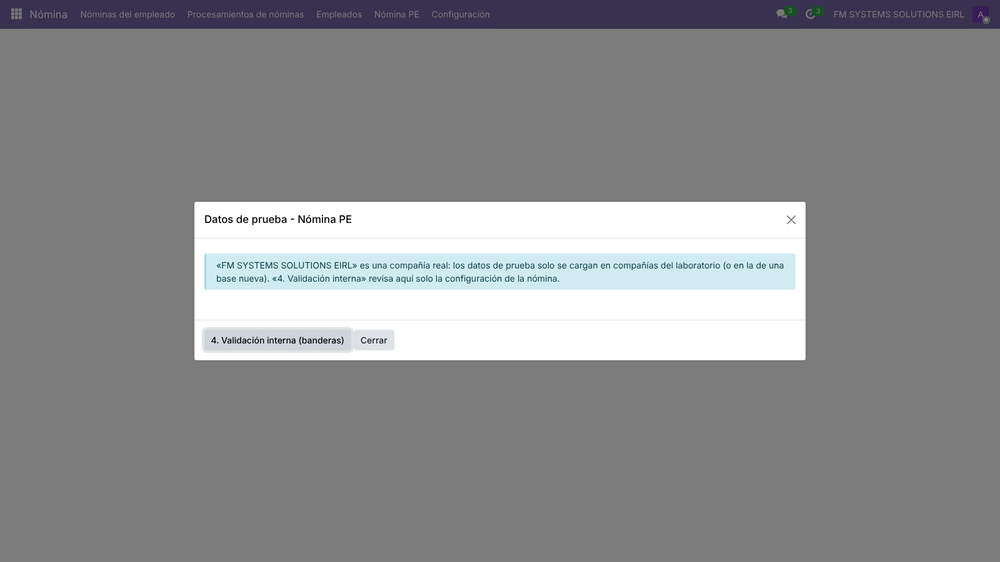
#> input picture manuales_ce/v2/capturas/c02_05_datos_de_prueba_en_fm.png, 1000 x 562 px, shrunk from 1600 x 900 before the run
$ python recortar.py ../capturas/c02_05_datos_de_prueba_en_fm.png
#> lines starting #> are read from the running program, lines starting #| are printed output that depends on the picture
# Recorta el espacio vacío de abajo (y de la derecha en los informes) de las capturas altas.
# Uso: python3 recortar.py archivo.png ...
import sys
from PIL import Image, ImageChops
for ruta in sys.argv[1:]:
    im = Image.open(ruta).convert('RGB')
#> im is the input picture: PIL image 1000x562 RGB; mean R, G, B 140.2, 141, 143.5
    fondo = Image.new('RGB', im.size, im.getpixel((im.width - 2, im.height - 2)))
    caja = ImageChops.difference(im, fondo).point(lambda v: 255 if v > 12 else 0).getbbox()
#> caja = (0, 0, 1000, 361)
    if not caja: continue
    abajo = min(im.height, caja[3] + 30)
#> abajo = 391
    derecha = im.width if '_impresa' not in ruta and 'liquidacion_deposito' not in ruta else min(im.width, caja[2] + 30)
#> derecha = 1000
    izquierda = 0 if derecha == im.width else max(0, caja[0] - 30)
#> izquierda = 0
    arriba = 0 if derecha == im.width else max(0, caja[1] - 30)
#> arriba = 0
    if abajo < im.height - 20 or derecha < im.width - 20:
        im.crop((izquierda, arriba, derecha, abajo)).save(ruta)
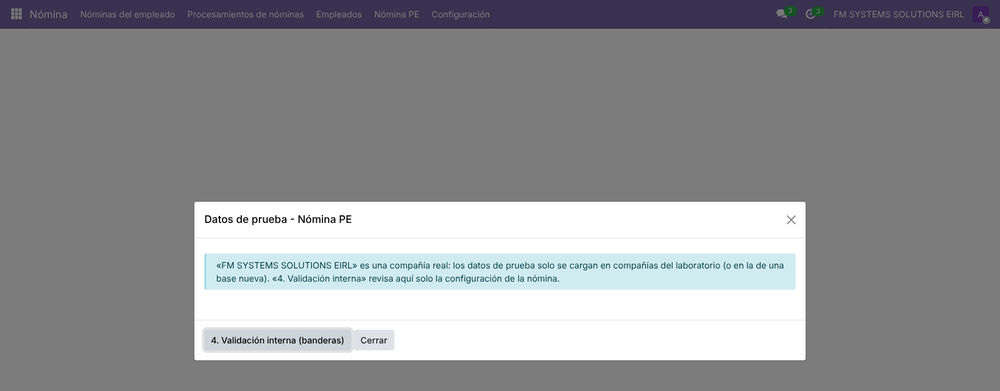
#> saved as c02_05_datos_de_prueba_en_fm.png: PIL image 1000x391 RGB; mean R, G, B 147.2, 148.4, 151.5
        print(ruta.split('/')[-1], im.size, '→', (derecha - izquierda, abajo - arriba))
#| c02_05_datos_de_prueba_en_fm.png (1000, 562) → (1000, 391)
